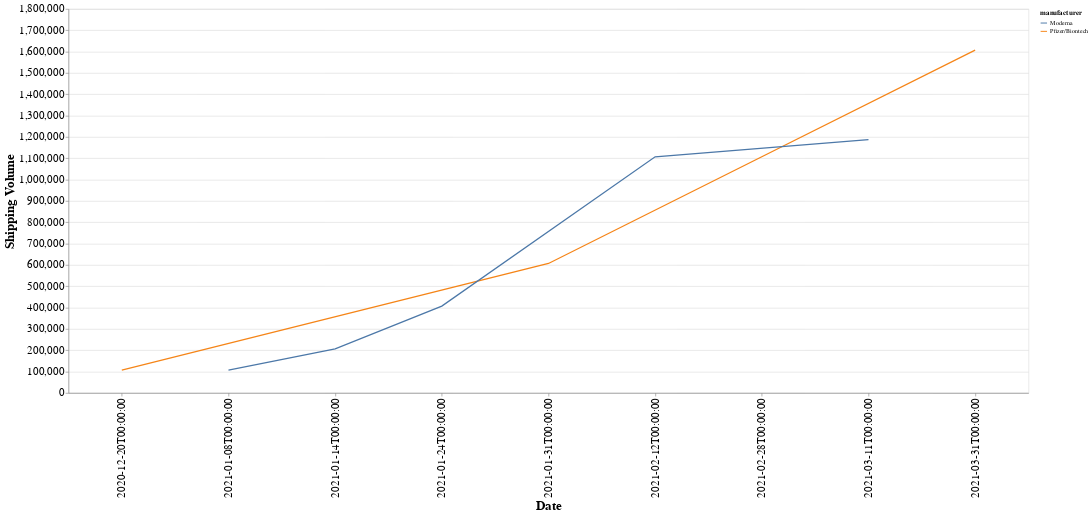

Here is the notebook cell this chart was saved with:
### Code cell
alt.Chart(df_dummy).transform_filter(
   alt.datum.shipping_volume_cumulated > 0  
).mark_line().encode(
    x=alt.X('shipping_date', type='nominal', title='Date'),
    y=alt.Y('sum(shipping_volume_cumulated):Q',  title='Shipping Volume'),
    color='manufacturer',
    tooltip = 'sum(shipping_volume_cumulated)',
).properties(
    width=1500,
    height=600
).configure_axis(
    labelFontSize=17,
    titleFontSize=20
)

### Figure 1 — Vega-Lite specification as saved in the notebook (floating-point values rounded to 4 significant figures)
{"config": {"view": {"continuousWidth": 400, "continuousHeight": 300}, "axis": {"labelFontSize": 17, "titleFontSize": 20}}, "data": {"name": "data-7391f21a10a0d0267f3df34389282170"}, "mark": "line", "encoding": {"color": {"type": "nominal", "field": "manufacturer"}, "tooltip": {"type": "quantitative", "aggregate": "sum", "field": "shipping_volume_cumulated"}, "x": {"type": "nominal", "field": "shipping_date", "title": "Date"}, "y": {"type": "quantitative", "aggregate": "sum", "field": "shipping_volume_cumulated", "title": "Shipping Volume"}}, "height": 600, "transform": [{"filter": "(datum.shipping_volume_cumulated > 0)"}], "width": 1500, "$schema": "https://vega.github.io/schema/vega-lite/v4.8.1.json", "datasets": {"data-7391f21a10a0d0267f3df34389282170": [{"country": "ch", "date": "2020-12-20T00:00:00", "source": "https://www.srf.ch/news/schweiz/covid-impfung-in-der-schweiz-diese-impfstoffe-sind-noch-im-rennen-um-die-zulassung", "manufacturer": "Pfizer/Biontech", "type": "Comirnaty® (BNT162b2)", "effectiveness": 0.9, "ordered": 3000000, "people": 1500000, "necessary doses": 2, "status": "approved", "shipping_date": "2020-12-20T00:00:00", "shipping_volume": 107000, "shipping_volume_cumulated": 107000, "estimation?": "no"}, {"country": "ch", "date": "2021-01-05T00:00:00", "source": "https://www.srf.ch/news/schweiz/covid-impfung-in-der-schweiz-diese-impfstoffe-sind-noch-im-rennen-um-die-zulassung", "manufacturer": "Pfizer/Biontech", "type": "Comirnaty® (BNT162b2)", "effectiveness": 0.9, "ordered": 3000000, "people": 1500000, "necessary doses": 2, "status": "approved", "shipping_date": "2021-01-31T00:00:00", "shipping_volume": 500000, "shipping_volume_cumulated": 607000, "estimation?": "yes"}, {"country": "ch", "date": "2021-01-05T00:00:00", "source": "https://www.srf.ch/news/schweiz/covid-impfung-in-der-schweiz-diese-impfstoffe-sind-noch-im-rennen-um-die-zulassung", "manufacturer": "Pfizer/Biontech", "type": "Comirnaty® (BNT162b2)", "effectiveness": 0.9, "ordered": 3000000, "people": 1500000, "necessary doses": 2, "status": "approved", "shipping_date": "2021-02-28T00:00:00", "shipping_volume": 500000, "shipping_volume_cumulated": 1107000, "estimation?": "yes"}, {"country": "ch", "date": "2021-01-05T00:00:00", "source": "https://www.srf.ch/news/schweiz/covid-impfung-in-der-schweiz-diese-impfstoffe-sind-noch-im-rennen-um-die-zulassung", "manufacturer": "Pfizer/Biontech", "type": "Comirnaty® (BNT162b2)", "effectiveness": 0.9, "ordered": 3000000, "people": 1500000, "necessary doses": 2, "status": "approved", "shipping_date": "2021-03-31T00:00:00", "shipping_volume": 500000, "shipping_volume_cumulated": 1607000, "estimation?": "yes"}, {"country": "ch", "date": "2020-12-23T00:00:00", "source": "https://www.srf.ch/news/schweiz/covid-impfung-in-der-schweiz-diese-impfstoffe-sind-noch-im-rennen-um-die-zulassung", "manufacturer": "Moderna", "type": null, "effectiveness": 0.941, "ordered": 4500000, "people": 2250000, "necessary doses": 2, "status": "ongoing", "shipping_date": "2021-01-08T00:00:00", "shipping_volume": 107000, "shipping_volume_cumulated": 107000, "estimation?": null}, {"country": "ch", "date": "2020-12-23T00:00:00", "source": "https://www.srf.ch/news/schweiz/covid-impfung-in-der-schweiz-diese-impfstoffe-sind-noch-im-rennen-um-die-zulassung", "manufacturer": "Moderna", "type": null, "effectiveness": 0.941, "ordered": 4500000, "people": 2250000, "necessary doses": 2, "status": "ongoing", "shipping_date": "2021-01-14T00:00:00", "shipping_volume": 100000, "shipping_volume_cumulated": 207000, "estimation?": null}, {"country": "ch", "date": "2020-12-23T00:00:00", "source": "https://www.srf.ch/news/schweiz/covid-impfung-in-der-schweiz-diese-impfstoffe-sind-noch-im-rennen-um-die-zulassung", "manufacturer": "Moderna", "type": null, "effectiveness": 0.941, "ordered": 4500000, "people": 2250000, "necessary doses": 2, "status": "ongoing", "shipping_date": "2021-01-24T00:00:00", "shipping_volume": 200000, "shipping_volume_cumulated": 407000, "estimation?": null}, {"country": "ch", "date": "2020-12-23T00:00:00", "source": "https://www.srf.ch/news/schweiz/covid-impfung-in-der-schweiz-diese-impfstoffe-sind-noch-im-rennen-um-die-zulassung", "manufacturer": "Moderna", "type": null, "effectiveness": 0.941, "ordered": 4500000, "people": 2250000, "necessary doses": 2, "status": "ongoing", "shipping_date": "2021-02-12T00:00:00", "shipping_volume": 700000, "shipping_volume_cumulated": 1107000, "estimation?": null}, {"country": "ch", "date": "2020-12-23T00:00:00", "source": "https://www.srf.ch/news/schweiz/covid-impfung-in-der-schweiz-diese-impfstoffe-sind-noch-im-rennen-um-die-zulassung", "manufacturer": "Moderna", "type": null, "effectiveness": 0.941, "ordered": 4500000, "people": 2250000, "necessary doses": 2, "status": "ongoing", "shipping_date": "2021-03-11T00:00:00", "shipping_volume": 80000, "shipping_volume_cumulated": 1187000, "estimation?": null}]}}
